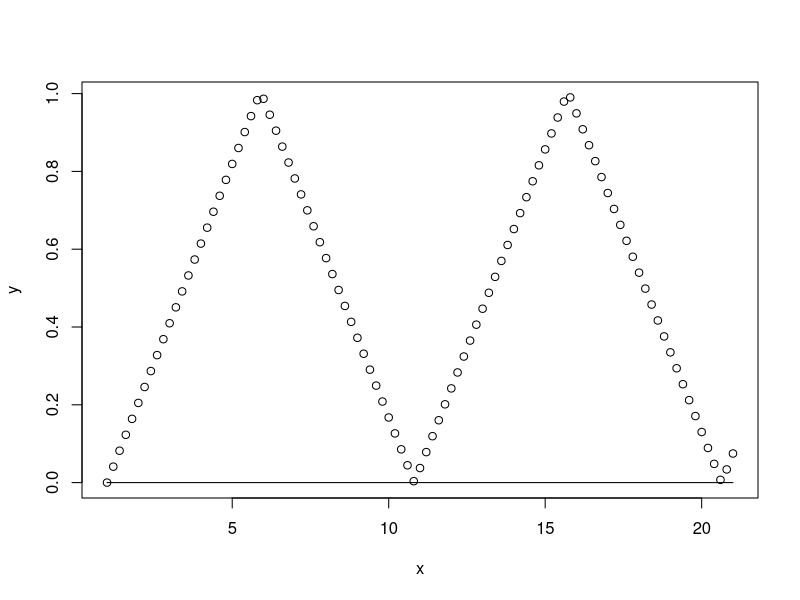
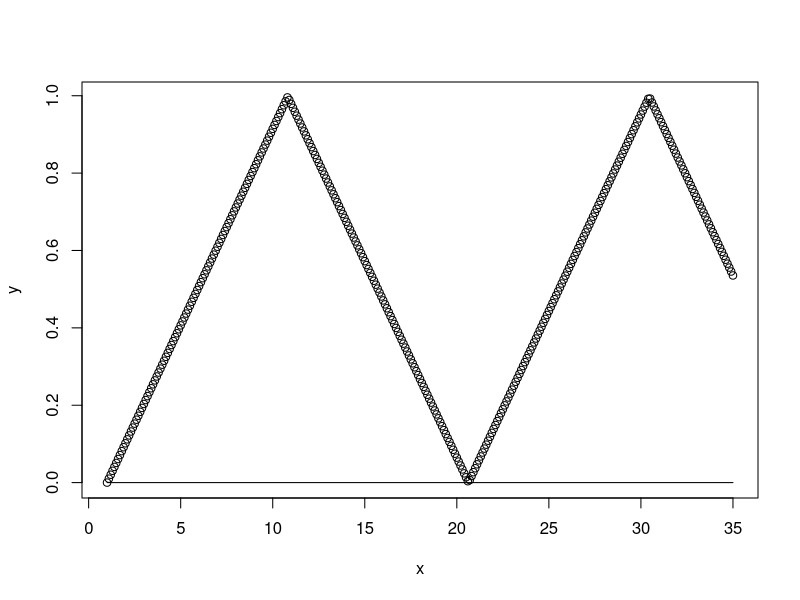
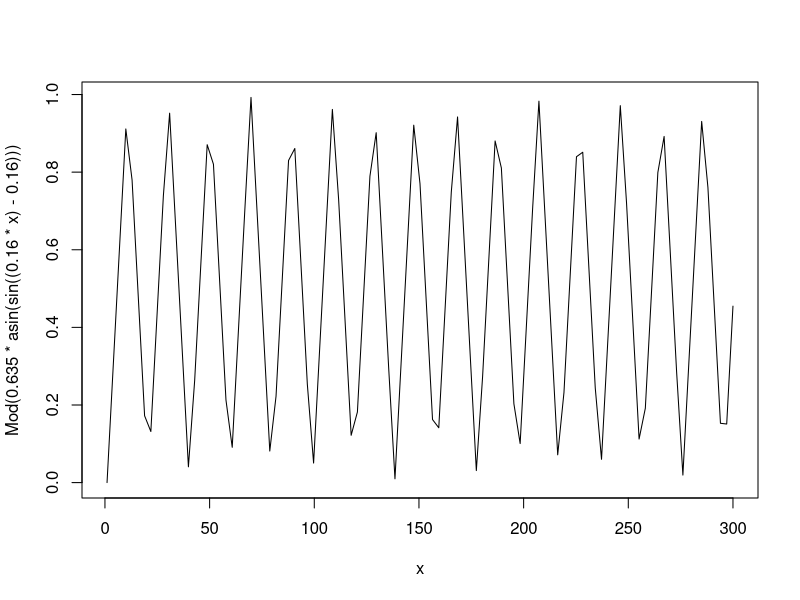
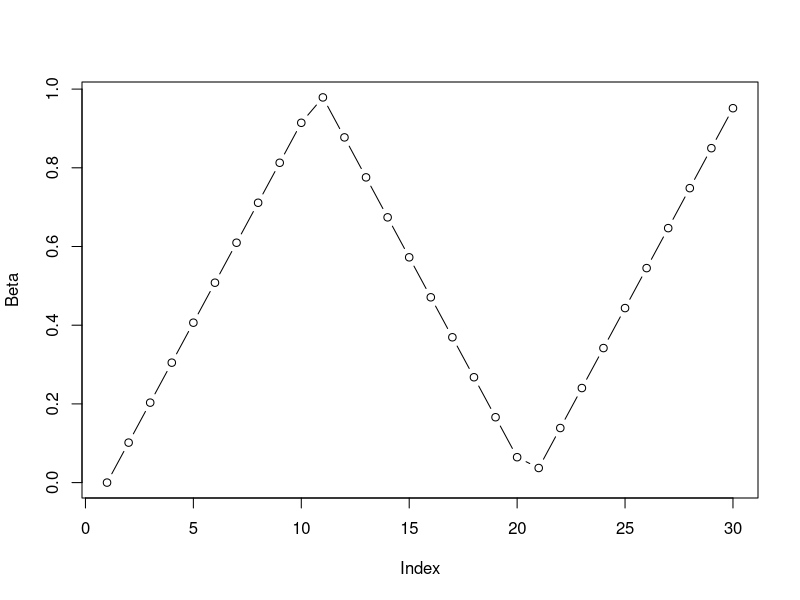

These charts were generated, in order, by the following R code:
############################################################
# Formula if Beta jumps by 0.2 units per generation
############################################################
x   <- seq(1, 21, by=0.2)
y   <- Mod(0.64 * asin(sin((0.32 * x) - 0.32)))
int <- 0 * x
plot(x, y, "p")
lines(x, int)
range(y)

x[which(y == min(y))]
y[1]

############################################################
# Formula if Beta jumps by 0.1 units per generation
############################################################
x   <- seq(1,35, by=0.1)
y   <- Mod(0.635 * asin(sin((0.16 * x) - 0.16)))
int <- 0 * x
plot(x, y, "p")
lines(x, int)
range(y)

x[which(y == min(y))]
y[1]

#############################################
# Curve function of the tent function
#############################################
curve(Mod(0.635 * asin(sin((0.16 * x) - 0.16))), from=1, to=300)

#########################################
# Values for the actual runs within loop
#########################################
Gen  <- 30
Beta <- sapply(1:Gen, function(r) Mod(0.635 * asin(sin((0.16 * r) - 0.16))))
Beta
range(Beta)
plot(Beta, type="b")
